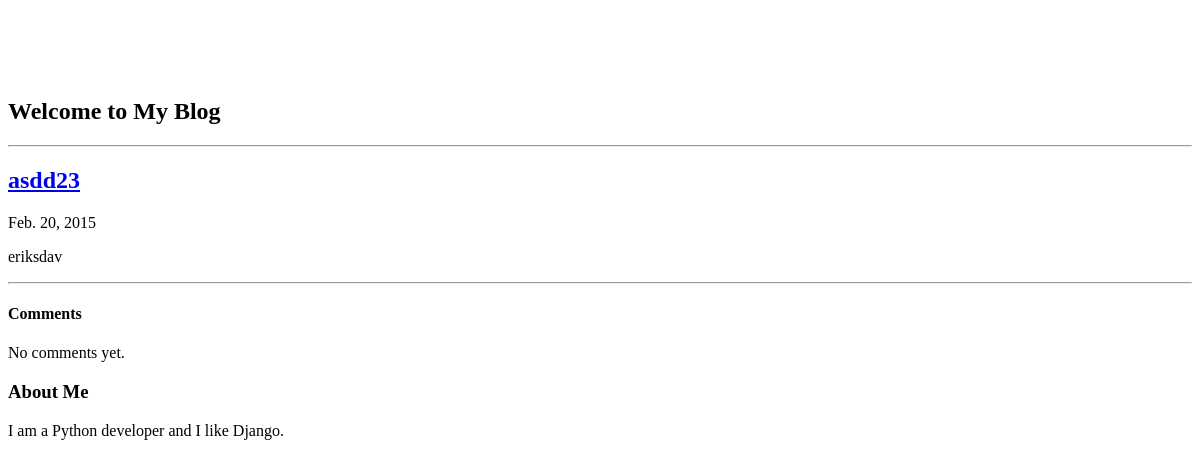
Screenshot of /3/ with the database file from the repository.
### tdd/models.py (models this page shows, shortened)
class Entry(models.Model):
    title = models.CharField(max_length=500)
    author = models.ForeignKey('auth.User')
    body = models.TextField()
    created_at = models.DateTimeField(auto_now_add=True, editable=False)
    modified_at = models.DateTimeField(auto_now=True, editable=False)
    def get_absolute_url(self):
        return reverse('entry_detail', kwargs={'pk': self.pk})
    class Meta:
        verbose_name_plural = 'entries'

### tdd/views.py (the view)
# urls.py: url(r'^(?P<pk>\d+)/$', views.EntryDetail.as_view(), name='entry_detail'),
class EntryDetail(DetailView):
    model = Entry

### tdd/templates/tdd/entry_detail.html
{% extends "base.html" %}
{% block content %}
    {% include "_entry.html" with entry=entry only %}
    <hr>
    <h4>Comments</h4>
    {% for comment in entry.comment_set.all %}
        <p><em>Posted by {{ comment.name }}</em></p>
        {{ comment|linebreaks }}
    {% empty %}
        No comments yet.
    {% endfor %}
{% endblock %}

### tdd/templates/_entry.html (shortened to what this page needs)
<article>
    <h2><a href="{{ entry.get_absolute_url }}">{{ entry.title }}</a></h2>
    <p class="subheader">
        <time>{{ entry.modified_at|date }}</time>
    </p>
    {{ entry.body|linebreaks }}
</article>

### static/standard.css (style rules this page uses)
html, body { overflow-x: hidden; }
body { padding-top: 70px; }

### rows the page displays
Entry: title "asdd23", modified_at "Feb. 20, 2015", body "eriksdav"
